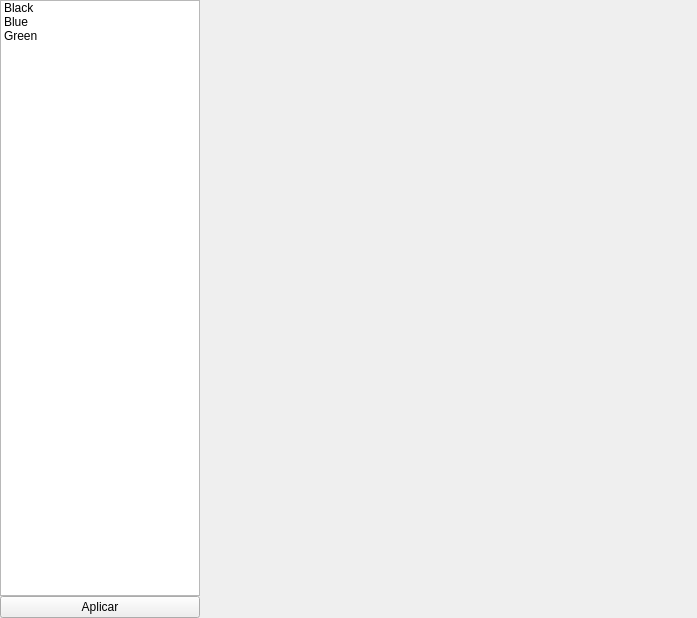
<?xml version="1.0" encoding="UTF-8"?>
<ui version="4.0">
 <class>ScreenItemForm</class>
 <widget class="QWidget" name="ScreenItemForm">
  <property name="geometry">
   <rect>
    <x>0</x>
    <y>0</y>
    <width>697</width>
    <height>618</height>
   </rect>
  </property>
  <property name="windowTitle">
   <string>Fondo de escritorio</string>
  </property>
  <layout class="QGridLayout" name="gridLayout">
   <property name="leftMargin">
    <number>0</number>
   </property>
   <property name="topMargin">
    <number>0</number>
   </property>
   <property name="rightMargin">
    <number>0</number>
   </property>
   <property name="bottomMargin">
    <number>0</number>
   </property>
   <property name="spacing">
    <number>0</number>
   </property>
   <item row="0" column="0">
    <layout class="QVBoxLayout" name="verticalLayout">
     <property name="spacing">
      <number>0</number>
     </property>
     <item>
      <widget class="QListWidget" name="listWidget">
       <property name="minimumSize">
        <size>
         <width>200</width>
         <height>0</height>
        </size>
       </property>
       <property name="maximumSize">
        <size>
         <width>200</width>
         <height>16777215</height>
        </size>
       </property>
       <property name="iconSize">
        <size>
         <width>25</width>
         <height>25</height>
        </size>
       </property>
       <item>
        <property name="text">
         <string>Black</string>
        </property>
        <property name="icon">
         <iconset resource="res.qrc">
          <normaloff>:/wallpaper.png</normaloff>:/wallpaper.png</iconset>
        </property>
       </item>
       <item>
        <property name="text">
         <string>Blue</string>
        </property>
        <property name="icon">
         <iconset resource="res.qrc">
          <normaloff>:/wallpaper.png</normaloff>:/wallpaper.png</iconset>
        </property>
       </item>
       <item>
        <property name="text">
         <string>Green</string>
        </property>
        <property name="icon">
         <iconset resource="res.qrc">
          <normaloff>:/wallpaper.png</normaloff>:/wallpaper.png</iconset>
        </property>
       </item>
      </widget>
     </item>
     <item>
      <widget class="QPushButton" name="apply_pushButton">
       <property name="maximumSize">
        <size>
         <width>200</width>
         <height>16777215</height>
        </size>
       </property>
       <property name="text">
        <string>Aplicar</string>
       </property>
       <property name="icon">
        <iconset resource="res.qrc">
         <normaloff>:/ok.png</normaloff>:/ok.png</iconset>
       </property>
      </widget>
     </item>
    </layout>
   </item>
   <item row="0" column="1">
    <widget class="QLabel" name="label">
     <property name="frameShape">
      <enum>QFrame::NoFrame</enum>
     </property>
     <property name="text">
      <string/>
     </property>
    </widget>
   </item>
  </layout>
 </widget>
 <resources>
  <include location="res.qrc"/>
 </resources>
 <connections/>
</ui>
